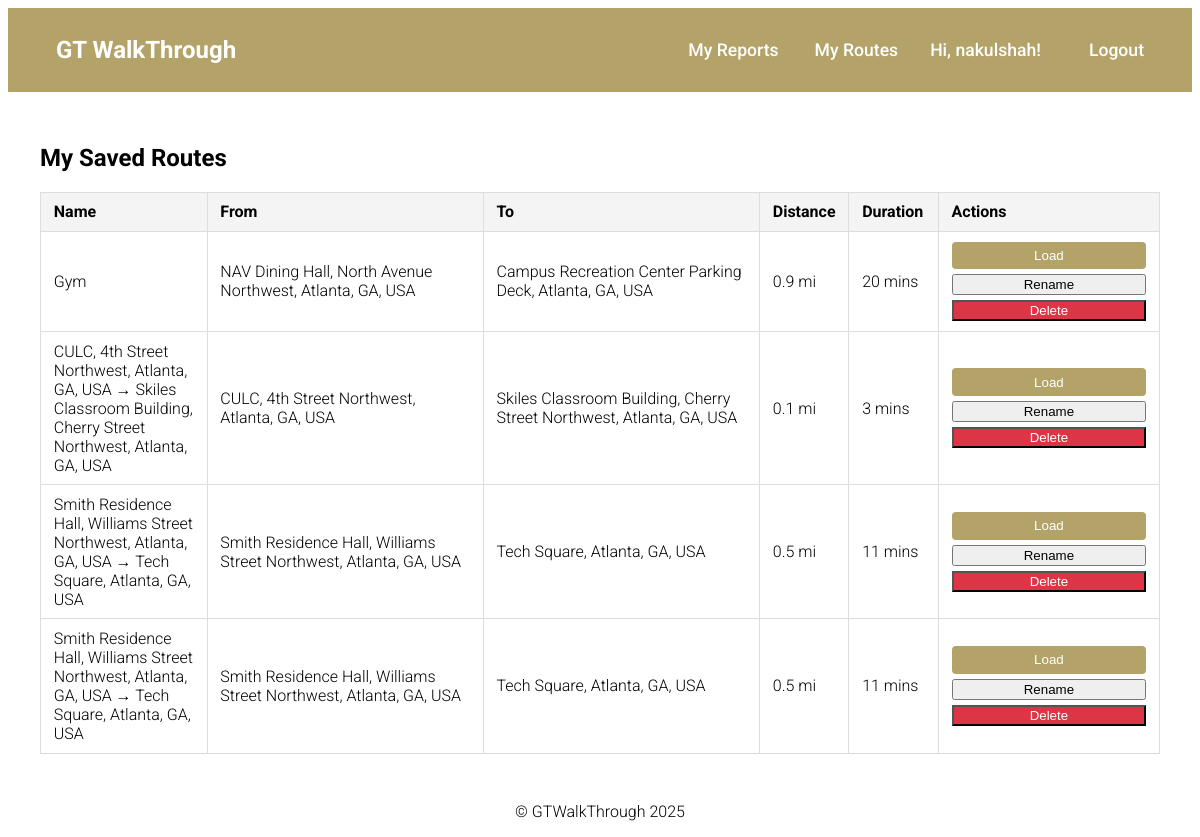
Page /my-routes/ (signed in) on the earlier database version.
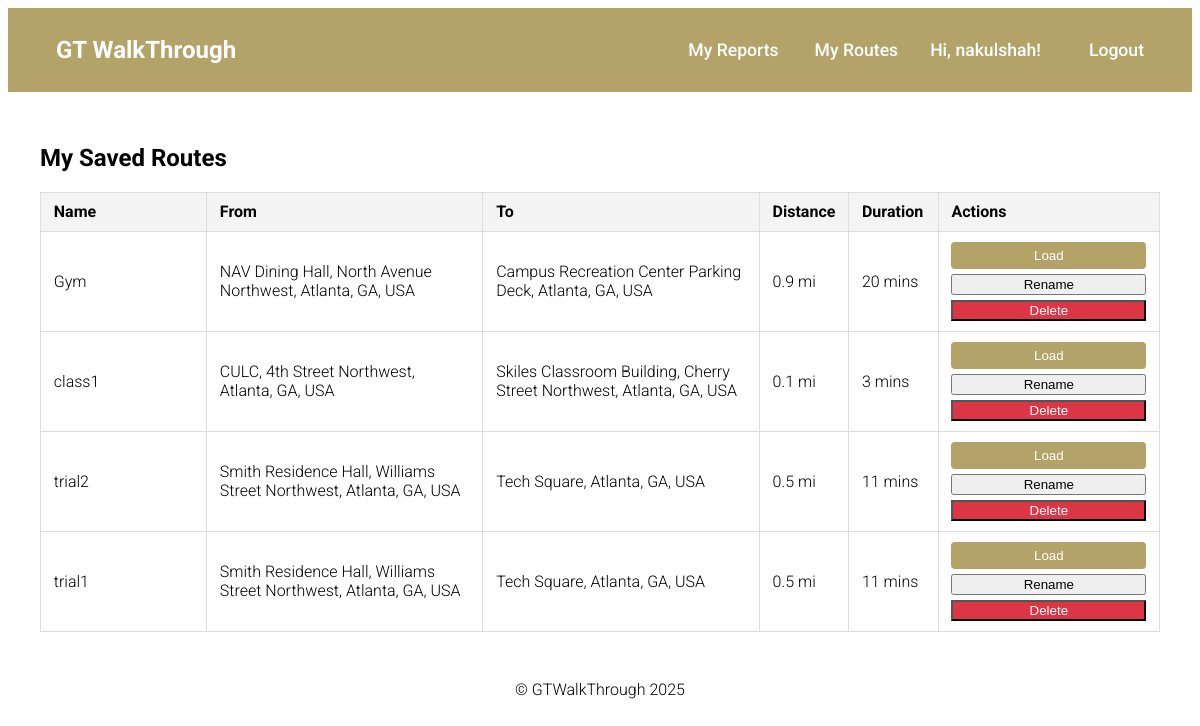
Same page on the later database version.
### gtwt_app/models.py (models this page shows, shortened)
class SavedRoute(models.Model):
    user          = models.ForeignKey(User, on_delete=models.CASCADE, related_name='saved_routes')
    name          = models.CharField(max_length=100)
    origin        = models.CharField(max_length=255)
    destination   = models.CharField(max_length=255)
    travel_mode   = models.CharField(max_length=20)       # e.g. WALKING, DRIVING, BICYCLING
    steps         = models.JSONField()                    # store the entire directions JSON if you want
    distance_text = models.CharField(max_length=50)       # e.g. "2.3 mi"
    duration_text = models.CharField(max_length=50)       # e.g. "12 mins"
    created_at    = models.DateTimeField(auto_now_add=True)

### gtwt_app/views.py (the view)
# urls.py: path('my-routes/', views.my_routes, name='my_routes'),
@login_required
def my_routes(request):
    routes = SavedRoute.objects.filter(user=request.user).order_by('-created_at')
    return render(request, 'my_routes.html', {'routes': routes})

### gtwt_app/templates/my_routes.html (shortened to what this page needs)
{% extends "base.html" %}
{% load static %}
 {% block content %}
<h2>My Saved Routes</h2>
{% if routes %}
<table class="route-table">
  <thead>
    <tr>
      <th style="width: 15%">Name</th>
      <th style="width: 25%">From</th>
      <th style="width: 25%">To</th>
      <th style="width: 7%">Distance</th>
      <th style="width: 8%">Duration</th>
      <th style="width: 20%">Actions</th>
    </tr>
  </thead>
  <tbody>
    {% for r in routes %}
    <tr data-route-id="{{ r.id }}">
      <td>
        <span class="route-name">{{ r.name }}</span>
      </td>
      <td>{{ r.origin }}</td>
      <td>{{ r.destination }}</td>
      <td>{{ r.distance_text }}</td>
      <td>{{ r.duration_text }}</td>
      <td>
        <div style="display: flex; flex-direction: column; gap: 5px">
          <button
            class="route-btn load-route-btn"
            data-steps="{{ r.steps|escapejs }}"
          >
            Load
          </button>
          <button class="route-btn rename-btn">Rename</button>
          <button
            class="route-btn delete-route-btn"
            style="background-color: #dc3545; color: white"
          >
            Delete
          </button>
        </div>
      </td>
    </tr>
    {% endfor %}
  </tbody>
</table>
{% else %}
<p>You haven’t saved any routes yet.</p>
{% endif %} {% endblock %}

Differences in the rows shown:
changed SavedRoute "CULC, 4th Street Northwest, Atlanta, GA, USA": name "CULC, 4th Street Northwest, Atlanta, GA, USA → Skiles Classroom Building, Cherry Street Northwest, Atlanta, GA, USA" → "class1"
changed SavedRoute: name "Smith Residence Hall, Williams Street Northwest, Atlanta, GA, USA → Tech Square, Atlanta, GA, USA" → "trial2"
changed SavedRoute: name "Smith Residence Hall, Williams Street Northwest, Atlanta, GA, USA → Tech Square, Atlanta, GA, USA" → "trial1"
